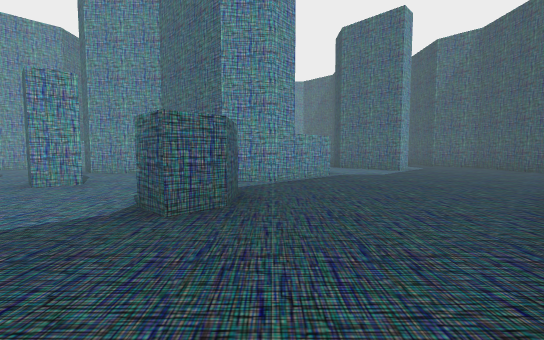
view 1 (above)

21 first-person views from a walk through a 3-D level made in the Unity game engine. The camera is 0.62 m above the floor, tilts 4° down and sees 90° across. The floor is counted in squares, 1 m on a side. Each view is taken from the middle of a square. On the plan, view 1 faces up. The plan holds only what a view shows up to about 9 squares ahead; the rest is blank. The player is left out.

view 2
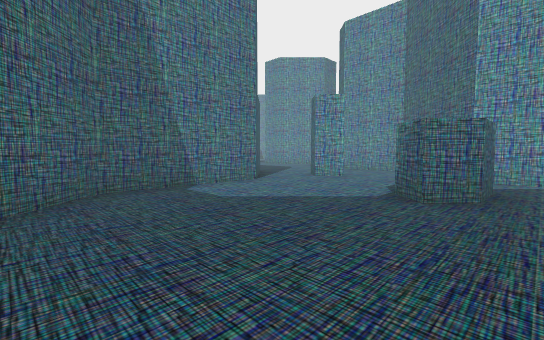

view 3
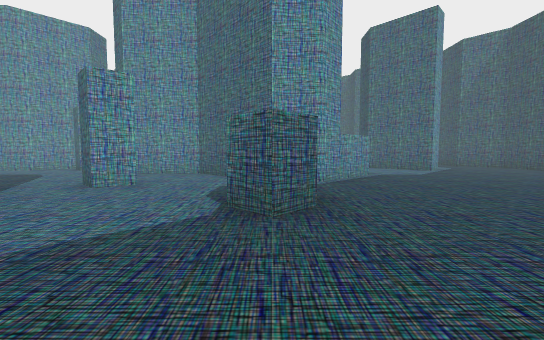

view 4
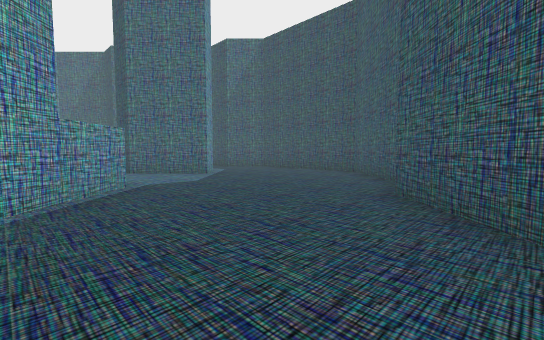

view 5
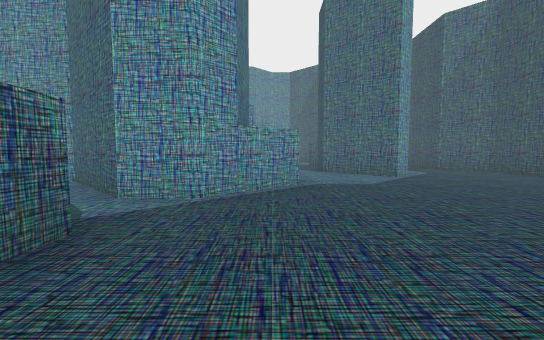

view 6
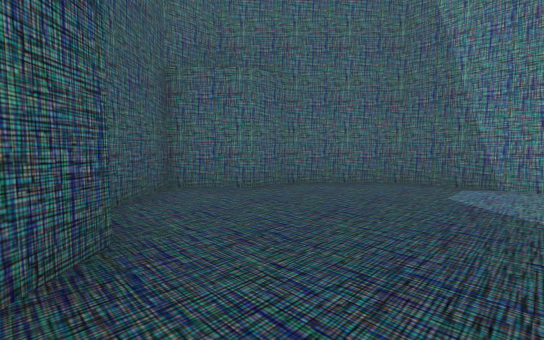

view 7
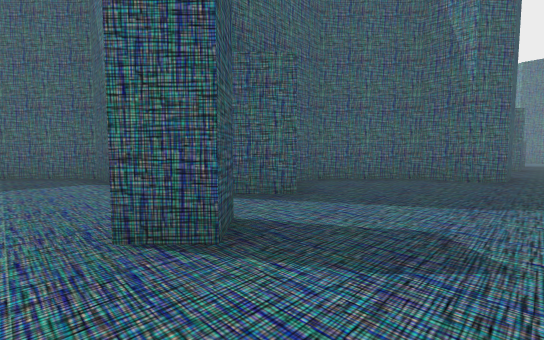

view 8
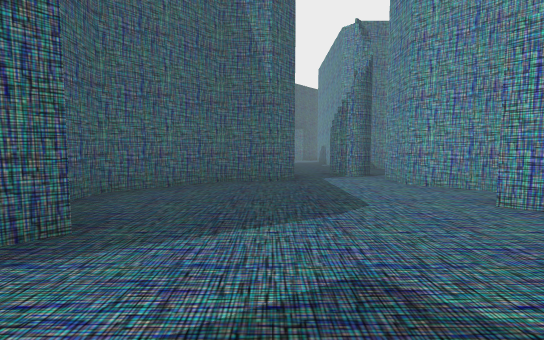

view 9
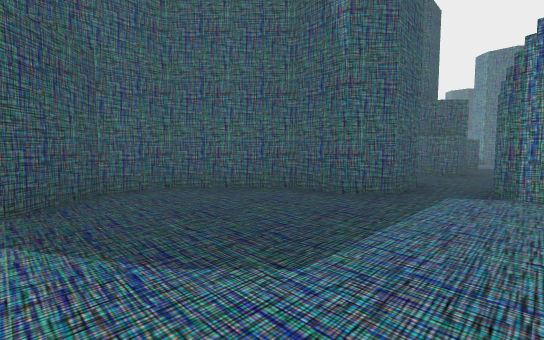

view 10
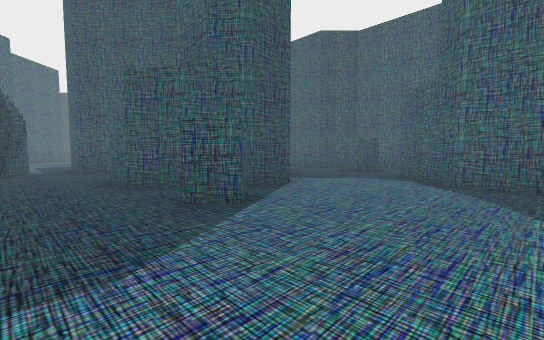

view 11
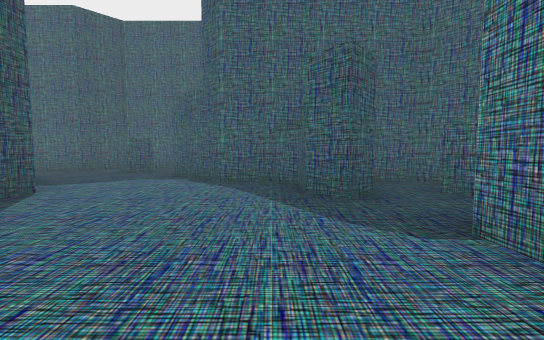

view 12
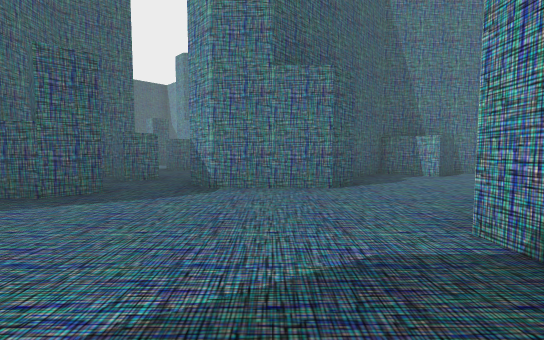

view 13
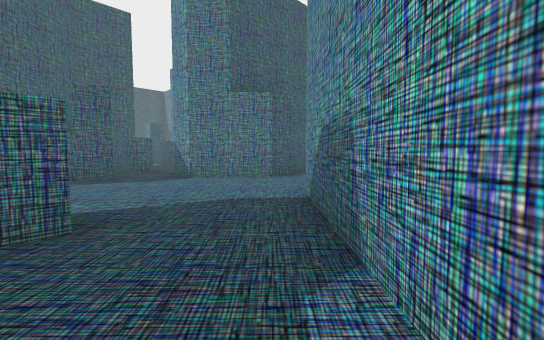

view 14
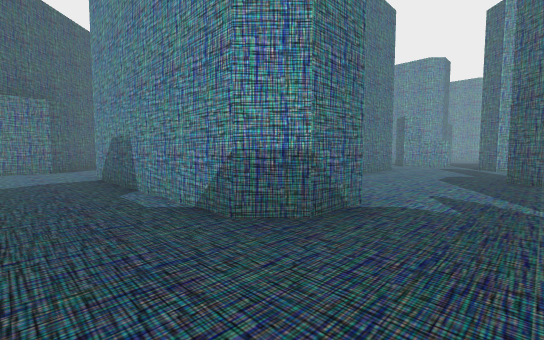

view 15
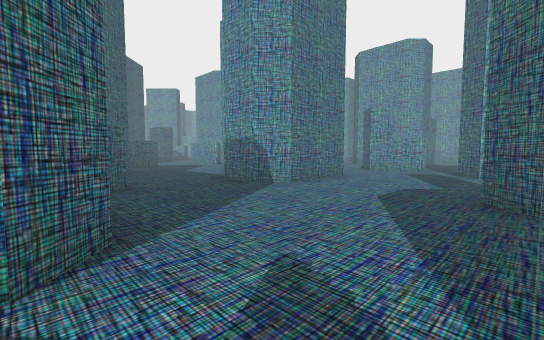

view 16
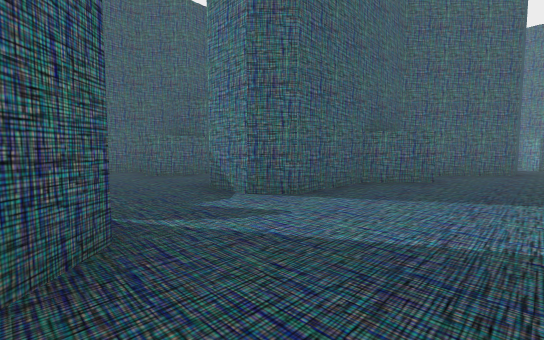

view 17
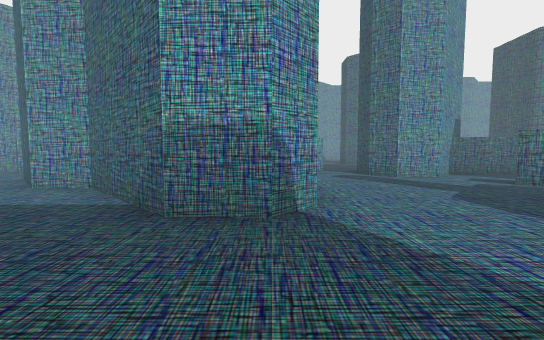

view 18
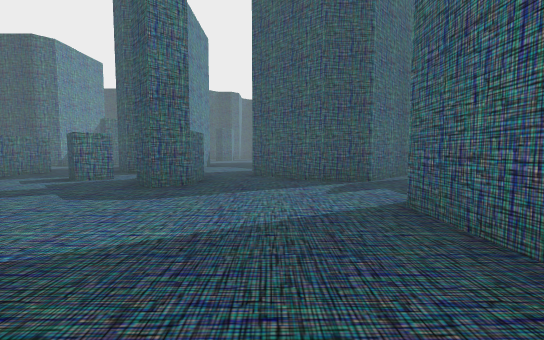

view 19
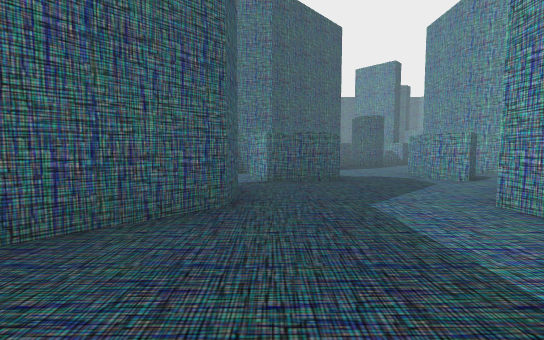

view 20
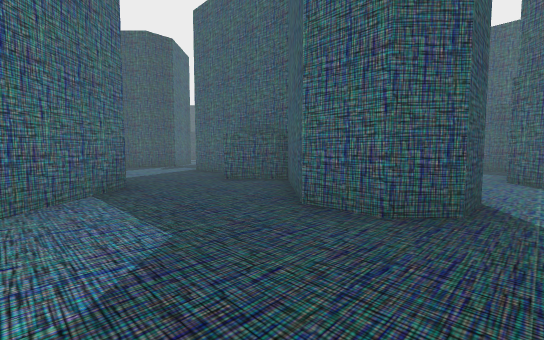

view 21
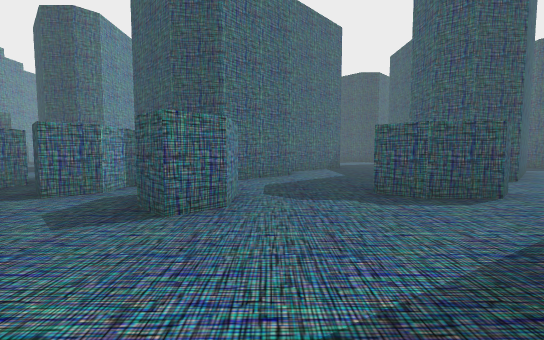

### Floor plan
Key: @ floor where view 1 was taken; # wall or solid block; . floor.
Columns run from 27 left of view 1 to 8 right of it. Each row starts with its distance up from view 1.
 21      #
 20   ##..
 19   #.##     ##.#####
 18   ....     ...##...
 17  ..##.##   .......
 16 .......### #....#.#
 15  ........###.....
 14   ..#.....##...##...
 13   #.#...............
 12   #...##.........#
 11   ##..###.#.....##           .#  .##
 10   #....#######..####         .##...#
  9   ##....######...##.#        ..#...#
  8    ###..........#.....####   ......#
  7      #...................####......#
  6      #....#.##..##........##.......#
  5   .........##..  #.....#..........##
  4  #..#.#....####  ##..#....#......##
  3    #..#.....      #####...#....#
  2    ######....         #.......##
  1         ##....        #......
  0           .#...       #....@#
 -1             .##       ##....
 -2                        ###.#
 -3                          ###

Where each view was taken, in squares from view 1:
view 1: 0 up, 0 right, facing up
view 2: 1 down, 0 right, facing up-left
view 3: 0 up, 1 left, facing up
view 4: 2 up, 0 right, facing up-right
view 5: 2 up, 1 right, facing up
view 6: 2 up, 1 right, facing down-left
view 7: 7 up, 3 left, facing down-left
view 8: 6 up, 4 left, facing left
view 9: 8 up, 6 left, facing down-left
view 10: 8 up, 20 left, facing down-right
view 11: 8 up, 20 left, facing down
view 12: 7 up, 17 left, facing left
view 13: 8 up, 15 left, facing left
view 14: 7 up, 12 left, facing up-left
view 15: 10 up, 12 left, facing up-left
view 16: 13 up, 11 left, facing down-left
view 17: 11 up, 16 left, facing up
view 18: 12 up, 17 left, facing right
view 19: 13 up, 17 left, facing left
view 20: 15 up, 22 left, facing down-right
view 21: 16 up, 27 left, facing right
